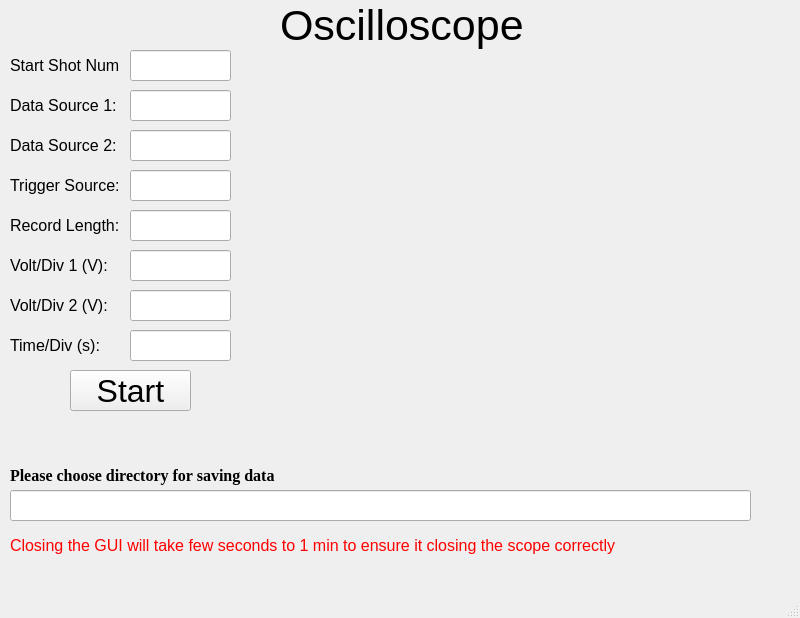
<?xml version="1.0" encoding="UTF-8"?>
<ui version="4.0">
 <class>MainWindow</class>
 <widget class="QMainWindow" name="MainWindow">
  <property name="geometry">
   <rect>
    <x>0</x>
    <y>0</y>
    <width>800</width>
    <height>618</height>
   </rect>
  </property>
  <property name="windowTitle">
   <string>MainWindow</string>
  </property>
  <widget class="QWidget" name="centralwidget">
   <widget class="QLabel" name="label">
    <property name="geometry">
     <rect>
      <x>280</x>
      <y>-10</y>
      <width>251</width>
      <height>71</height>
     </rect>
    </property>
    <property name="font">
     <font>
      <pointsize>32</pointsize>
     </font>
    </property>
    <property name="text">
     <string>Oscilloscope</string>
    </property>
   </widget>
   <widget class="QLineEdit" name="data_source_line">
    <property name="geometry">
     <rect>
      <x>130</x>
      <y>90</y>
      <width>101</width>
      <height>31</height>
     </rect>
    </property>
    <property name="text">
     <string/>
    </property>
   </widget>
   <widget class="QLabel" name="label_2">
    <property name="geometry">
     <rect>
      <x>10</x>
      <y>90</y>
      <width>121</width>
      <height>31</height>
     </rect>
    </property>
    <property name="font">
     <font>
      <pointsize>12</pointsize>
     </font>
    </property>
    <property name="text">
     <string>Data Source 1:</string>
    </property>
   </widget>
   <widget class="QLineEdit" name="trig_source_line">
    <property name="geometry">
     <rect>
      <x>130</x>
      <y>170</y>
      <width>101</width>
      <height>31</height>
     </rect>
    </property>
    <property name="text">
     <string/>
    </property>
   </widget>
   <widget class="QLabel" name="label_3">
    <property name="geometry">
     <rect>
      <x>10</x>
      <y>170</y>
      <width>111</width>
      <height>31</height>
     </rect>
    </property>
    <property name="font">
     <font>
      <pointsize>12</pointsize>
     </font>
    </property>
    <property name="text">
     <string>Trigger Source:</string>
    </property>
   </widget>
   <widget class="QLabel" name="label_4">
    <property name="geometry">
     <rect>
      <x>10</x>
      <y>210</y>
      <width>111</width>
      <height>31</height>
     </rect>
    </property>
    <property name="font">
     <font>
      <pointsize>12</pointsize>
     </font>
    </property>
    <property name="text">
     <string>Record Length:</string>
    </property>
   </widget>
   <widget class="QLineEdit" name="rec_length_line">
    <property name="geometry">
     <rect>
      <x>130</x>
      <y>210</y>
      <width>101</width>
      <height>31</height>
     </rect>
    </property>
    <property name="text">
     <string/>
    </property>
   </widget>
   <widget class="QLineEdit" name="v_div_line">
    <property name="geometry">
     <rect>
      <x>130</x>
      <y>250</y>
      <width>101</width>
      <height>31</height>
     </rect>
    </property>
    <property name="text">
     <string/>
    </property>
   </widget>
   <widget class="QLabel" name="label_5">
    <property name="geometry">
     <rect>
      <x>10</x>
      <y>250</y>
      <width>101</width>
      <height>31</height>
     </rect>
    </property>
    <property name="font">
     <font>
      <pointsize>12</pointsize>
     </font>
    </property>
    <property name="text">
     <string>Volt/Div 1 (V):</string>
    </property>
   </widget>
   <widget class="QLabel" name="label_6">
    <property name="geometry">
     <rect>
      <x>10</x>
      <y>330</y>
      <width>101</width>
      <height>31</height>
     </rect>
    </property>
    <property name="font">
     <font>
      <pointsize>12</pointsize>
     </font>
    </property>
    <property name="text">
     <string>Time/Div (s):</string>
    </property>
   </widget>
   <widget class="QLineEdit" name="t_div_line">
    <property name="geometry">
     <rect>
      <x>130</x>
      <y>330</y>
      <width>101</width>
      <height>31</height>
     </rect>
    </property>
    <property name="text">
     <string/>
    </property>
   </widget>
   <widget class="QPushButton" name="Start">
    <property name="geometry">
     <rect>
      <x>70</x>
      <y>370</y>
      <width>121</width>
      <height>41</height>
     </rect>
    </property>
    <property name="font">
     <font>
      <pointsize>24</pointsize>
     </font>
    </property>
    <property name="text">
     <string>Start</string>
    </property>
   </widget>
   <widget class="PlotWidget" name="plot_graph" native="true">
    <property name="geometry">
     <rect>
      <x>320</x>
      <y>140</y>
      <width>400</width>
      <height>300</height>
     </rect>
    </property>
    <property name="minimumSize">
     <size>
      <width>350</width>
      <height>150</height>
     </size>
    </property>
    <property name="maximumSize">
     <size>
      <width>700</width>
      <height>300</height>
     </size>
    </property>
   </widget>
   <widget class="QLabel" name="label_7">
    <property name="geometry">
     <rect>
      <x>10</x>
      <y>130</y>
      <width>111</width>
      <height>31</height>
     </rect>
    </property>
    <property name="font">
     <font>
      <pointsize>12</pointsize>
     </font>
    </property>
    <property name="text">
     <string>Data Source 2:</string>
    </property>
   </widget>
   <widget class="QLineEdit" name="data_source_line_2">
    <property name="geometry">
     <rect>
      <x>130</x>
      <y>130</y>
      <width>101</width>
      <height>31</height>
     </rect>
    </property>
    <property name="text">
     <string/>
    </property>
   </widget>
   <widget class="QLineEdit" name="v_div_line_2">
    <property name="geometry">
     <rect>
      <x>130</x>
      <y>290</y>
      <width>101</width>
      <height>31</height>
     </rect>
    </property>
    <property name="text">
     <string/>
    </property>
   </widget>
   <widget class="QLabel" name="label_8">
    <property name="geometry">
     <rect>
      <x>10</x>
      <y>290</y>
      <width>101</width>
      <height>31</height>
     </rect>
    </property>
    <property name="font">
     <font>
      <pointsize>12</pointsize>
     </font>
    </property>
    <property name="text">
     <string>Volt/Div 2 (V):</string>
    </property>
   </widget>
   <widget class="QLabel" name="label_35">
    <property name="geometry">
     <rect>
      <x>10</x>
      <y>460</y>
      <width>291</width>
      <height>31</height>
     </rect>
    </property>
    <property name="font">
     <font>
      <family>Times New Roman</family>
      <pointsize>12</pointsize>
      <weight>75</weight>
      <bold>true</bold>
     </font>
    </property>
    <property name="text">
     <string>Please choose directory for saving data</string>
    </property>
   </widget>
   <widget class="QLineEdit" name="SaveData_dir">
    <property name="geometry">
     <rect>
      <x>10</x>
      <y>490</y>
      <width>741</width>
      <height>31</height>
     </rect>
    </property>
    <property name="text">
     <string/>
    </property>
   </widget>
   <widget class="QLabel" name="label_9">
    <property name="geometry">
     <rect>
      <x>10</x>
      <y>530</y>
      <width>741</width>
      <height>31</height>
     </rect>
    </property>
    <property name="font">
     <font>
      <pointsize>12</pointsize>
     </font>
    </property>
    <property name="text">
     <string>&lt;html&gt;&lt;head/&gt;&lt;body&gt;&lt;p&gt;&lt;span style=&quot; color:#ff0000;&quot;&gt;Closing the GUI will take few seconds to 1 min to ensure it closing the scope correctly&lt;/span&gt;&lt;/p&gt;&lt;/body&gt;&lt;/html&gt;</string>
    </property>
   </widget>
   <widget class="QLineEdit" name="File_num">
    <property name="geometry">
     <rect>
      <x>130</x>
      <y>50</y>
      <width>101</width>
      <height>31</height>
     </rect>
    </property>
    <property name="text">
     <string/>
    </property>
   </widget>
   <widget class="QLabel" name="label_10">
    <property name="geometry">
     <rect>
      <x>10</x>
      <y>50</y>
      <width>121</width>
      <height>31</height>
     </rect>
    </property>
    <property name="font">
     <font>
      <pointsize>12</pointsize>
     </font>
    </property>
    <property name="text">
     <string>Start Shot Num</string>
    </property>
   </widget>
   <widget class="QLabel" name="Current_shot">
    <property name="geometry">
     <rect>
      <x>390</x>
      <y>100</y>
      <width>291</width>
      <height>31</height>
     </rect>
    </property>
    <property name="font">
     <font>
      <family>Times New Roman</family>
      <pointsize>12</pointsize>
      <weight>75</weight>
      <bold>true</bold>
     </font>
    </property>
    <property name="text">
     <string/>
    </property>
   </widget>
  </widget>
  <widget class="QMenuBar" name="menubar">
   <property name="geometry">
    <rect>
     <x>0</x>
     <y>0</y>
     <width>800</width>
     <height>21</height>
    </rect>
   </property>
  </widget>
  <widget class="QStatusBar" name="statusbar"/>
 </widget>
 <customwidgets>
  <customwidget>
   <class>PlotWidget</class>
   <extends>QWidget</extends>
   <header location="global">pyqtgraph</header>
   <container>1</container>
  </customwidget>
 </customwidgets>
 <resources/>
 <connections/>
</ui>
